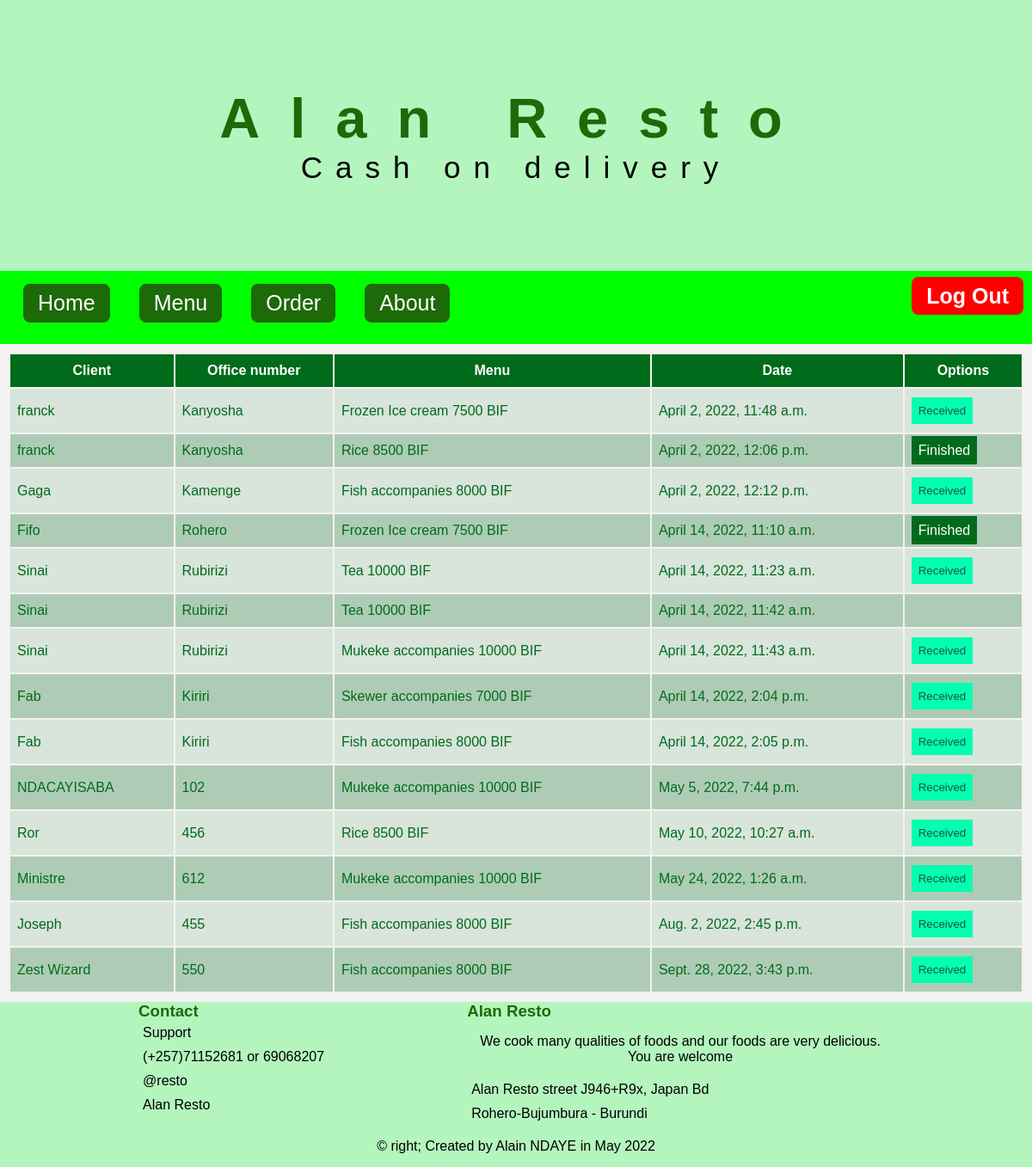
/order/ (signed in), run on the app's committed database.
### app/models.py (models this page shows, shortened)
class Order(models.Model):
	client=models.ForeignKey(Client,on_delete=models.CASCADE,null=True)
	menu=models.ForeignKey(Menu,on_delete=models.CASCADE,null=True)
	drink=models.ForeignKey(Drink,on_delete=models.CASCADE,null=True)
	vailable=models.BooleanField(default = False)
	delived=models.BooleanField(default = False)
	employee=models.ForeignKey(Employee,on_delete=models.CASCADE,null=True)
	datetime=models.DateTimeField(default=datetime.now)

class Client(models.Model):
	user = models.ForeignKey(User, on_delete=models.CASCADE,related_name="client_user")
	birthday =models.DateField(default=datetime.now)
	gender =models.CharField(max_length=100, null = True)
	phone =models.CharField(max_length=100, null = True)
	address=models.CharField(max_length=100, null = True)

class Menu(models.Model):
	name=models.CharField(max_length=100)
	description=models.TextField(max_length=100)
	photos=models.ImageField(upload_to='Images/Menus/')
	price=models.PositiveIntegerField()

### app/views.py (the view)
# urls.py: path('order/', orderview, name='order'),
@login_required(login_url='/resto/login')
def orderview(request):
	group = Group.objects.get(user=request.user)
	print(group)
	orderList = []
	group = str(group)
	if group == "Client":
		client = Client.objects.get(user=request.user)
		print(client)
		orderList = Order.objects.filter(client = client)
	elif group == "Chef":
		orderList = Order.objects.all()
	return render(request, "order.html",locals())

### app/templates/Order.html (shortened to what this page needs)
{% extends 'index.html' %}
	{% block content %}
	{% if orderList %}
	<div class="table">
	<table>
		<thead>
			<tr>
				<th>Client</th>
				<th>Office number</th>
				<th>Menu</th>
				<th>Date</th>
				<th>Options</th>
			</tr>
		</thead>
		<tbody>
			{% for item in orderList %}
			<tr>
				<td>{{item.client.user.username}}</td>
				<td>{{item.client.address}}</td>
				<td>{{item.menu.name}} {{item.menu.price}} BIF</td>
				<td>{{item.datetime}}</td>
				<td class="action">
					{% if not item.vailable and "Chef" in user.groups.all.0.name %}
						<a href="{% url 'finished' item.id %}" class="finish">Finished</a>
					{% endif %}
					{% if item.delived %}
						<button class="received">Received</button>
					{% endif %}
				</td>
			</tr>
			{% endfor %}
		</tbody>
	</table>
	</div>
	{% else %}
	<h1 style="text-align:center;">No ordered Menu</h1>
	{% endif %}
	{% endblock content %}

### app/static/css/style.css (style rules this page uses)
* { box-sizing: border-box; margin: 0; padding: 0; font-family: sans-serif; }
body { background: #f2f2f2; display: block; }
.table { display: flex; align-items: center; justify-content: center; margin: 10px; font-family: roboto; }
.table table { width: 100%; }
.table table thead th { padding: 10px 8px; background: #006b1b; color: #fff; margin: 0; }
.table table td { padding: 10px 8px; background: rgba(0, 107, 27,.1); color: rgb(0, 107, 27); margin: 0; }
.table table tr:nth-child(even) { background: rgba(0, 107, 27,.2); }
a { text-decoration: none; }
.finish { padding: 8px; background: #006b1b; color: #fff; border-style: none; cursor: pointer; margin: 0; }
.received { padding: 8px; background: #03ffaf; color: #1f5242; border-style: none; cursor: pointer; margin: 0; }

### data on the page
Order: client.user.username "franck", client.address "Kanyosha", menu.name "Frozen Ice cream", menu.price "7500", datetime "April 2, 2022, 11:48 a.m.", delived "Received"
Order: client.user.username "franck", client.address "Kanyosha", menu.name "Rice", menu.price "8500", datetime "April 2, 2022, 12:06 p.m.", vailable "Finished"
Order: client.user.username "Gaga", client.address "Kamenge", menu.name "Fish accompanies", menu.price "8000", datetime "April 2, 2022, 12:12 p.m.", delived "Received"
Order: client.user.username "Fifo", client.address "Rohero", menu.name "Frozen Ice cream", menu.price "7500", datetime "April 14, 2022, 11:10 a.m.", vailable "Finished"
Order: client.user.username "Sinai", client.address "Rubirizi", menu.name "Tea", menu.price "10000", datetime "April 14, 2022, 11:23 a.m.", delived "Received"
Order: client.user.username "Sinai", client.address "Rubirizi", menu.name "Tea", menu.price "10000", datetime "April 14, 2022, 11:42 a.m."
Order: client.user.username "Sinai", client.address "Rubirizi", menu.name "Mukeke accompanies", menu.price "10000", datetime "April 14, 2022, 11:43 a.m.", delived "Received"
Order: client.user.username "Fab", client.address "Kiriri", menu.name "Skewer accompanies", menu.price "7000", datetime "April 14, 2022, 2:04 p.m.", delived "Received"
Order: client.user.username "Fab", client.address "Kiriri", menu.name "Fish accompanies", menu.price "8000", datetime "April 14, 2022, 2:05 p.m.", delived "Received"
Order: client.user.username "NDACAYISABA", client.address "102", menu.name "Mukeke accompanies", menu.price "10000", datetime "May 5, 2022, 7:44 p.m.", delived "Received"
Order: client.user.username "Ror", client.address "456", menu.name "Rice", menu.price "8500", datetime "May 10, 2022, 10:27 a.m.", delived "Received"
Order: client.user.username "Ministre", client.address "612", menu.name "Mukeke accompanies", menu.price "10000", datetime "May 24, 2022, 1:26 a.m.", delived "Received"
Order: client.user.username "Joseph", client.address "455", menu.name "Fish accompanies", menu.price "8000", datetime "Aug. 2, 2022, 2:45 p.m.", delived "Received"
Order: client.user.username "Zest Wizard", client.address "550", menu.name "Fish accompanies", menu.price "8000", datetime "Sept. 28, 2022, 3:43 p.m.", delived "Received"
